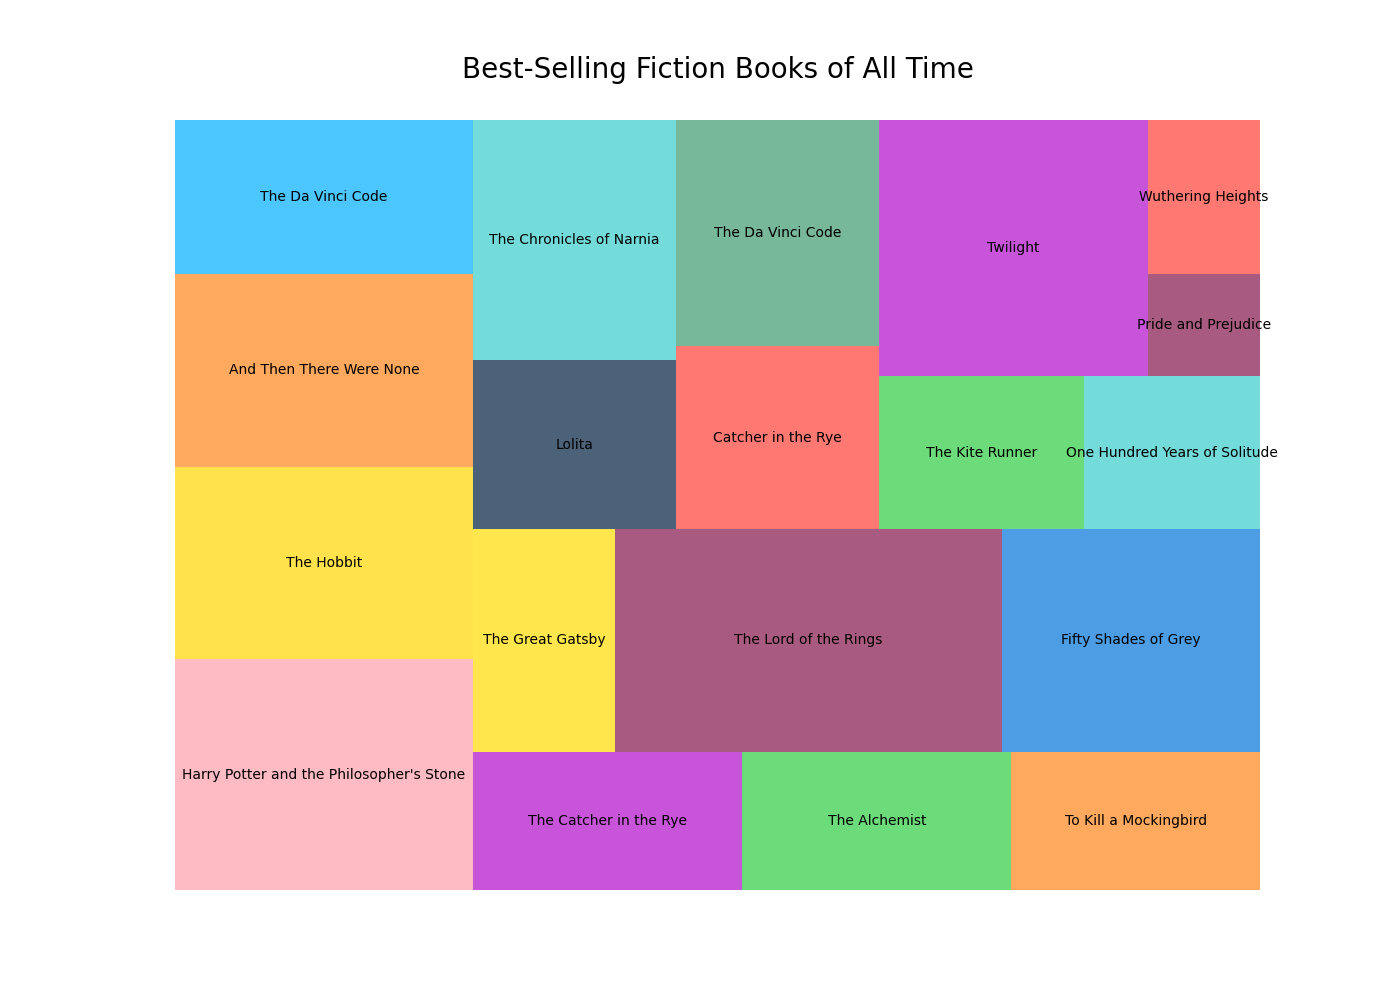

This chart was generated by the following Python code:

import matplotlib.pyplot as plt
import squarify

# Data
book_title = [
    'Harry Potter and the Philosopher\'s Stone', 'The Hobbit', 'And Then There Were None', 'The Da Vinci Code',
    'The Catcher in the Rye', 'The Alchemist', 'To Kill a Mockingbird', 'The Great Gatsby', 
    'The Lord of the Rings', 'Fifty Shades of Grey', 'Lolita', 'The Chronicles of Narnia', 
    'Catcher in the Rye', 'The Da Vinci Code', 'The Kite Runner', 'One Hundred Years of Solitude', 
    'Twilight', 'Pride and Prejudice', 'Wuthering Heights'
]
copies_sold = [
    120, 100, 100, 80, 65, 65, 60, 55, 150, 100, 60, 85, 65, 80, 55, 47, 120, 20, 30
]
color_code = [
    '#FF9FAB', '#FFD700', '#FF851B', '#00AFFF', '#B10DC9', '#2ECC40', '#FF851B', '#FFDC00',
    '#85144b', '#0074D9', '#001f3f', '#39CCCC', '#FF4136', '#3D9970', '#2ECC40', '#39CCCC',
    '#B10DC9', '#85144b', '#FF4136'
]

# Plot
plt.figure(figsize=(14, 10))
squarify.plot(sizes=copies_sold, label=book_title, color=color_code, alpha=0.7)
plt.title('Best-Selling Fiction Books of All Time', fontsize=20, pad=30)
plt.axis('off')
plt.show()
